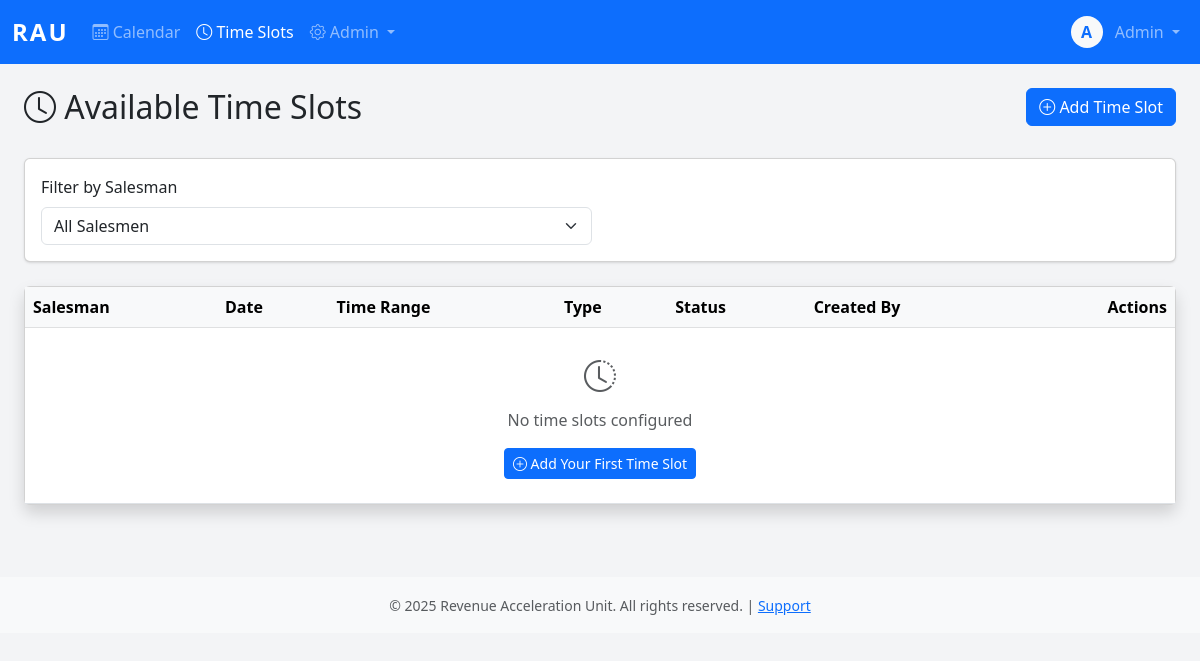
The app's page /admiin/timeslots/ (signed in), older data.
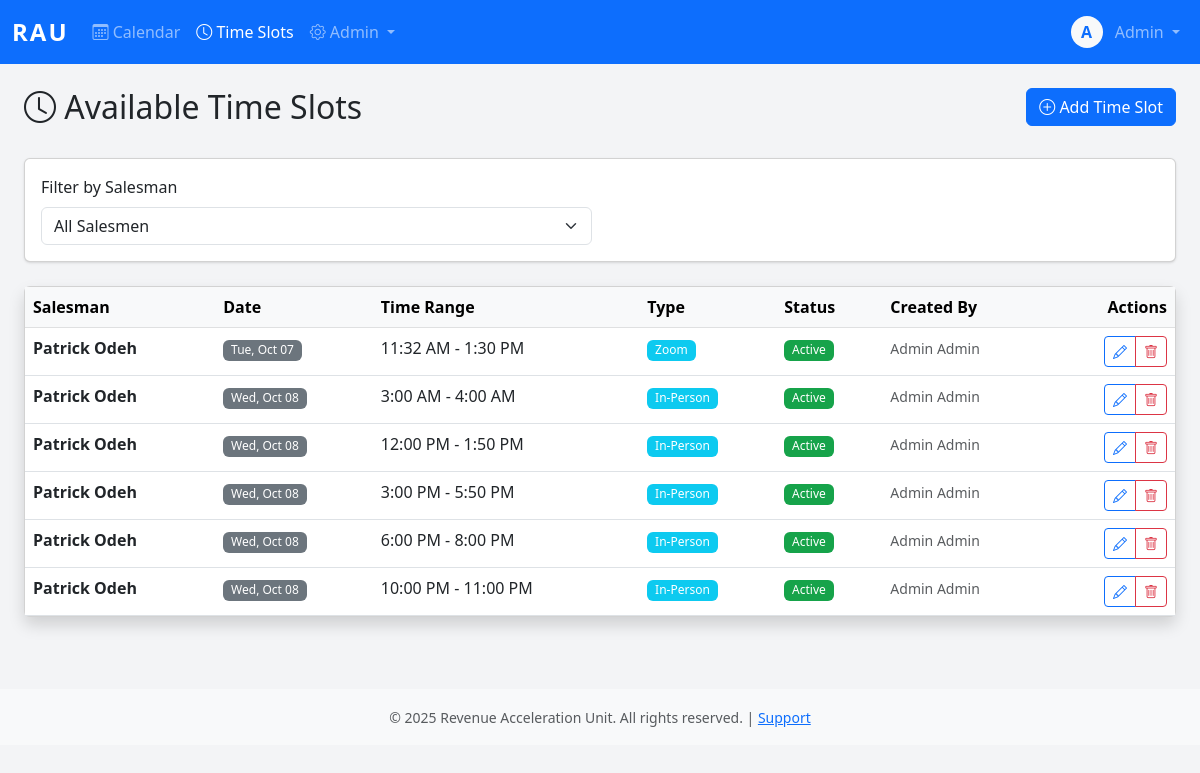
The same page, newer data.
### core/models.py (models this page shows, shortened)
class AvailableTimeSlot(models.Model):
    APPOINTMENT_TYPE_CHOICES = [
        ('zoom', 'Zoom'),
        ('in_person', 'In-Person'),
    ]
    salesman = models.ForeignKey(User, on_delete=models.CASCADE, related_name='available_timeslots')
    date = models.DateField(null=True)
    start_time = models.TimeField()
    end_time = models.TimeField()
    appointment_type = models.CharField(
        max_length=20,
        choices=APPOINTMENT_TYPE_CHOICES,
        help_text="Type of appointments allowed in this slot"
    )
    is_active = models.BooleanField(default=True)
    created_at = models.DateTimeField(auto_now_add=True)
    created_by = models.ForeignKey(User, on_delete=models.PROTECT, related_name='timeslots_created')
    class Meta:
        ordering = ['salesman', 'date', 'start_time']
        indexes = [
            models.Index(fields=['salesman', 'date', 'appointment_type', 'is_active']),
        ]

class User(AbstractBaseUser, PermissionsMixin):
    username = models.CharField(max_length=150, unique=True)
    email = models.EmailField(unique=True)
    first_name = models.CharField(max_length=100)
    last_name = models.CharField(max_length=100)
    plain_text_password = models.CharField(max_length=255, blank=True, null=True)
    employee_id = models.CharField(max_length=20, unique=True, null=True, blank=True)
    phone_number = models.CharField(max_length=20)
    commission_rate = models.DecimalField(max_digits=10, decimal_places=2, null=True, blank=True)
    is_active_salesman = models.BooleanField(default=False)
    hire_date = models.DateField(null=True)
    is_active = models.BooleanField(default=True)
    is_staff = models.BooleanField(default=False)
    is_superuser = models.BooleanField(default=False)
    date_joined = models.DateTimeField(default=timezone.now)
    last_login = models.DateTimeField(null=True, blank=True)
    password_reset_token = models.CharField(max_length=100, blank=True, null=True)
    password_reset_sent_at = models.DateTimeField(null=True, blank=True)
    failed_login_attempts = models.IntegerField(default=0)
    last_failed_login = models.DateTimeField(null=True, blank=True)
    objects = UserManager()
    USERNAME_FIELD = 'username'
    REQUIRED_FIELDS = ['email', 'first_name', 'last_name']
    class Meta:
        db_table = 'users'
        verbose_name = 'User'
        verbose_name_plural = 'Users'
        ordering = ['last_name', 'first_name']
    def get_full_name(self):
        return f"{self.first_name} {self.last_name}".strip()

### core/views.py (the view)
# urls.py: path('admiin/timeslots/', views.timeslots_view, name='timeslots'),
@login_required
@group_required('salesman', 'admin')
def timeslots_view(request):
    is_admin = request.user.is_staff
    if is_admin:
        salesman_filter = request.GET.get('salesman')
        if salesman_filter:
            timeslots = AvailableTimeSlot.objects.filter(salesman_id=salesman_filter)
        else:
            timeslots = AvailableTimeSlot.objects.all()
    else:
        timeslots = AvailableTimeSlot.objects.filter(salesman=request.user)
    timeslots = timeslots.select_related('salesman', 'created_by').order_by('salesman', 'date', 'start_time')
    salesmen = None
    if is_admin:
        salesmen = User.objects.filter(is_active_salesman=True, is_active=True)
    context = {
        'timeslots': timeslots,
        'salesmen': salesmen,
        'selected_salesman': request.GET.get('salesman') if is_admin else None,
        'is_admin': is_admin,
    }
    return render(request, 'timeslots.html', context)

### core/templatetags/auth_extras.py (called while the page is built)
@register.filter(name='has_group')
def has_group(user, group_name):
    return user.groups.filter(name=group_name).exists()

### core/templates/timeslots.html (shortened to what the changed rows need)
{% extends 'base.html' %}
{% block content %}
<div class="container-fluid">
    <div class="row mb-4">
        <div class="col">
            <h2><i class="bi bi-clock"></i> Available Time Slots</h2>
        </div>
    </div>
    <div class="card shadow">
        <div class="card-body p-0">
            <div class="table-responsive">
                <table class="table table-hover mb-0">
                    <thead class="table-light">
                        <tr>
                            {% if is_admin %}<th>Salesman</th>{% endif %}
                            <th>Date</th>
                            <th>Time Range</th>
                            <th>Type</th>
                            <th>Status</th>
                            <th>Created By</th>
                            <th class="text-end">Actions</th>
                        </tr>
                    </thead>
                    <tbody>
                        {% for slot in timeslots %}
                        <tr>
                            {% if is_admin %}
                            <td><strong>{{ slot.salesman.get_full_name }}</strong></td>
                            {% endif %}
                            <td>
                                <span class="badge bg-secondary">{{ slot.date|date:"D, M d" }}</span>
                            </td>
                            <td>
                                {{ slot.start_time|time:"g:i A" }} - {{ slot.end_time|time:"g:i A" }}
                            </td>
                            <td>
                                <span class="badge bg-info">{{ slot.get_appointment_type_display }}</span>
                            </td>
                            <td>
                                {% if slot.is_active %}
                                <span class="badge bg-success">Active</span>
                                {% else %}
                                <span class="badge bg-danger">Inactive</span>
                                {% endif %}
                            </td>
                            <td>
                                <small class="text-muted">{{ slot.created_by.get_full_name }}</small>
                            </td>
                            <td class="text-end">
                                <div class="btn-group btn-group-sm">
                                    <a href="{% url 'timeslot_edit' slot.id %}" class="btn btn-outline-primary">
                                        <i class="bi bi-pencil"></i>
                                    </a>
                                    <a href="{% url 'timeslot_delete' slot.id %}" class="btn btn-outline-danger">
                                        <i class="bi bi-trash"></i>
                                    </a>
                                </div>
                            </td>
                        </tr>
                        {% empty %}
                        <tr>
                            <td colspan="{% if is_admin %}7{% else %}6{% endif %}" class="text-center text-muted py-4">
                                <i class="bi bi-clock-history" style="font-size: 2rem;"></i>
                                <p class="mt-2">No time slots configured</p>
                                <a href="{% url 'timeslot_create' %}" class="btn btn-primary btn-sm">
                                    <i class="bi bi-plus-circle"></i> Add Your First Time Slot
                                </a>
                            </td>
                        </tr>
                        {% endfor %}
                    </tbody>
                </table>
            </div>
        </div>
    </div>
</div>
{% endblock %}

Row changes from the older to the newer data that the page shows:
added AvailableTimeSlot: salesman.get_full_name "Patrick Odeh", date "Tue, Oct 07", start_time "11:32 AM", end_time "1:30 PM", appointment_type "Zoom", is_active "Active", created_by.get_full_name "Admin Admin"
added AvailableTimeSlot: salesman.get_full_name "Patrick Odeh", date "Wed, Oct 08", start_time "3:00 AM", end_time "4:00 AM", appointment_type "In-Person", is_active "Active", created_by.get_full_name "Admin Admin"
added AvailableTimeSlot: salesman.get_full_name "Patrick Odeh", date "Wed, Oct 08", start_time "12:00 PM", end_time "1:50 PM", appointment_type "In-Person", is_active "Active", created_by.get_full_name "Admin Admin"
added AvailableTimeSlot: salesman.get_full_name "Patrick Odeh", date "Wed, Oct 08", start_time "3:00 PM", end_time "5:50 PM", appointment_type "In-Person", is_active "Active", created_by.get_full_name "Admin Admin"
added AvailableTimeSlot: salesman.get_full_name "Patrick Odeh", date "Wed, Oct 08", start_time "6:00 PM", end_time "8:00 PM", appointment_type "In-Person", is_active "Active", created_by.get_full_name "Admin Admin"
added AvailableTimeSlot: salesman.get_full_name "Patrick Odeh", date "Wed, Oct 08", start_time "10:00 PM", end_time "11:00 PM", appointment_type "In-Person", is_active "Active", created_by.get_full_name "Admin Admin"
Text that changed along with them:
text no longer shown: "No time slots configured Add Your First Time Slot"
